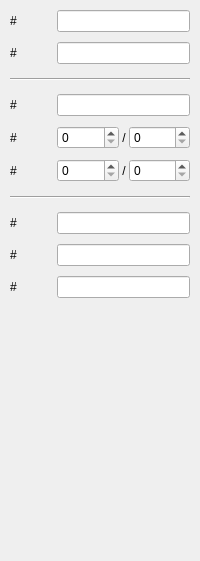
     <widget class="QWidget" name="tab_source">
      <attribute name="title">
       <string>Source</string>
      </attribute>
      <layout class="QGridLayout">
       <property name="margin">
        <number>10</number>
       </property>
       <property name="spacing">
        <number>10</number>
       </property>
       <item row="4" column="0">
        <widget class="QLabel" name="lblCD">
         <property name="text">
          <string>#</string>
         </property>
         <property name="wordWrap">
          <bool>false</bool>
         </property>
        </widget>
       </item>
       <item row="1" column="0">
        <widget class="QLabel" name="lblSourceForm">
         <property name="text">
          <string>#</string>
         </property>
         <property name="wordWrap">
          <bool>false</bool>
         </property>
        </widget>
       </item>
       <item row="0" column="2">
        <widget class="QLineEdit" name="edSource"/>
       </item>
       <item row="5" column="2">
        <layout class="QHBoxLayout">
         <property name="spacing">
          <number>0</number>
         </property>
         <property name="margin">
          <number>0</number>
         </property>
         <item>
          <widget class="KIntSpinBox" name="sbTrack">
           <property name="sizePolicy">
            <sizepolicy hsizetype="MinimumExpanding" vsizetype="Fixed">
             <horstretch>0</horstretch>
             <verstretch>0</verstretch>
            </sizepolicy>
           </property>
          </widget>
         </item>
         <item>
          <widget class="QLabel" name="label_2">
           <property name="sizePolicy">
            <sizepolicy hsizetype="Minimum" vsizetype="Preferred">
             <horstretch>0</horstretch>
             <verstretch>0</verstretch>
            </sizepolicy>
           </property>
           <property name="text">
            <string> / </string>
           </property>
          </widget>
         </item>
         <item>
          <widget class="KIntSpinBox" name="sbTracks">
           <property name="sizePolicy">
            <sizepolicy hsizetype="MinimumExpanding" vsizetype="Fixed">
             <horstretch>0</horstretch>
             <verstretch>0</verstretch>
            </sizepolicy>
           </property>
          </widget>
         </item>
        </layout>
       </item>
       <item row="2" column="0" colspan="3">
        <widget class="QFrame" name="Frame3_3_2_2">
         <property name="minimumSize">
          <size>
           <width>0</width>
           <height>10</height>
          </size>
         </property>
         <property name="frameShape">
          <enum>QFrame::HLine</enum>
         </property>
         <property name="frameShadow">
          <enum>QFrame::Sunken</enum>
         </property>
        </widget>
       </item>
       <item row="4" column="2">
        <layout class="QHBoxLayout">
         <property name="spacing">
          <number>0</number>
         </property>
         <property name="margin">
          <number>0</number>
         </property>
         <item>
          <widget class="KIntSpinBox" name="sbCD">
           <property name="sizePolicy">
            <sizepolicy hsizetype="MinimumExpanding" vsizetype="Fixed">
             <horstretch>0</horstretch>
             <verstretch>0</verstretch>
            </sizepolicy>
           </property>
          </widget>
         </item>
         <item>
          <widget class="QLabel" name="label">
           <property name="sizePolicy">
            <sizepolicy hsizetype="Minimum" vsizetype="Preferred">
             <horstretch>0</horstretch>
             <verstretch>0</verstretch>
            </sizepolicy>
           </property>
           <property name="text">
            <string> / </string>
           </property>
          </widget>
         </item>
         <item>
          <widget class="KIntSpinBox" name="sbCDs">
           <property name="sizePolicy">
            <sizepolicy hsizetype="MinimumExpanding" vsizetype="Fixed">
             <horstretch>0</horstretch>
             <verstretch>0</verstretch>
            </sizepolicy>
           </property>
          </widget>
         </item>
        </layout>
       </item>
       <item row="0" column="1">
        <spacer name="Spacer95_3_3_3_6">
         <property name="orientation">
          <enum>Qt::Vertical</enum>
         </property>
         <property name="sizeType">
          <enum>QSizePolicy::Fixed</enum>
         </property>
         <property name="sizeHint" stdset="0">
          <size>
           <width>20</width>
           <height>20</height>
          </size>
         </property>
        </spacer>
       </item>
       <item row="3" column="0">
        <widget class="QLabel" name="lblAlbum">
         <property name="text">
          <string>#</string>
         </property>
         <property name="wordWrap">
          <bool>false</bool>
         </property>
        </widget>
       </item>
       <item row="0" column="0">
        <widget class="QLabel" name="lblSource">
         <property name="text">
          <string>#</string>
         </property>
         <property name="wordWrap">
          <bool>false</bool>
         </property>
        </widget>
       </item>
       <item row="5" column="0">
        <widget class="QLabel" name="lblTrack">
         <property name="text">
          <string>#</string>
         </property>
         <property name="wordWrap">
          <bool>false</bool>
         </property>
        </widget>
       </item>
       <item row="3" column="2">
        <widget class="QLineEdit" name="edAlbum"/>
       </item>
       <item row="4" column="1">
        <spacer name="Spacer95_3_3_3_7_3">
         <property name="orientation">
          <enum>Qt::Vertical</enum>
         </property>
         <property name="sizeType">
          <enum>QSizePolicy::Fixed</enum>
         </property>
         <property name="sizeHint" stdset="0">
          <size>
           <width>20</width>
           <height>20</height>
          </size>
         </property>
        </spacer>
       </item>
       <item row="3" column="1">
        <spacer name="Spacer95_3_3_3_7_2">
         <property name="orientation">
          <enum>Qt::Vertical</enum>
         </property>
         <property name="sizeType">
          <enum>QSizePolicy::Fixed</enum>
         </property>
         <property name="sizeHint" stdset="0">
          <size>
           <width>20</width>
           <height>20</height>
          </size>
         </property>
        </spacer>
       </item>
       <item row="1" column="2">
        <widget class="QLineEdit" name="edSourceForm"/>
       </item>
       <item row="1" column="1">
        <spacer name="Spacer95_3_3_3_7">
         <property name="orientation">
          <enum>Qt::Vertical</enum>
         </property>
         <property name="sizeType">
          <enum>QSizePolicy::Fixed</enum>
         </property>
         <property name="sizeHint" stdset="0">
          <size>
           <width>20</width>
           <height>20</height>
          </size>
         </property>
        </spacer>
       </item>
       <item row="5" column="1">
        <spacer name="Spacer95_3_3_3_7_4">
         <property name="orientation">
          <enum>Qt::Vertical</enum>
         </property>
         <property name="sizeType">
          <enum>QSizePolicy::Fixed</enum>
         </property>
         <property name="sizeHint" stdset="0">
          <size>
           <width>20</width>
           <height>20</height>
          </size>
         </property>
        </spacer>
       </item>
       <item row="6" column="0" colspan="3">
        <widget class="QFrame" name="Frame3_3_2_2_2">
         <property name="minimumSize">
          <size>
           <width>0</width>
           <height>10</height>
          </size>
         </property>
         <property name="frameShape">
          <enum>QFrame::HLine</enum>
         </property>
         <property name="frameShadow">
          <enum>QFrame::Sunken</enum>
         </property>
        </widget>
       </item>
       <item row="10" column="2">
        <spacer name="Spacer16_3">
         <property name="orientation">
          <enum>Qt::Vertical</enum>
         </property>
         <property name="sizeType">
          <enum>QSizePolicy::Expanding</enum>
         </property>
         <property name="sizeHint" stdset="0">
          <size>
           <width>0</width>
           <height>253</height>
          </size>
         </property>
        </spacer>
       </item>
       <item row="7" column="0">
        <widget class="QLabel" name="lblSoftware">
         <property name="text">
          <string>#</string>
         </property>
         <property name="wordWrap">
          <bool>false</bool>
         </property>
        </widget>
       </item>
       <item row="8" column="0">
        <widget class="QLabel" name="lblEngineer">
         <property name="text">
          <string>#</string>
         </property>
         <property name="wordWrap">
          <bool>false</bool>
         </property>
        </widget>
       </item>
       <item row="7" column="2">
        <widget class="QLineEdit" name="edSoftware"/>
       </item>
       <item row="9" column="1">
        <spacer name="Spacer95_3_3_3_16">
         <property name="orientation">
          <enum>Qt::Vertical</enum>
         </property>
         <property name="sizeType">
          <enum>QSizePolicy::Fixed</enum>
         </property>
         <property name="sizeHint" stdset="0">
          <size>
           <width>20</width>
           <height>20</height>
          </size>
         </property>
        </spacer>
       </item>
       <item row="8" column="2">
        <widget class="QLineEdit" name="edEngineer"/>
       </item>
       <item row="7" column="1">
        <spacer name="Spacer95_3_3_3_13">
         <property name="orientation">
          <enum>Qt::Vertical</enum>
         </property>
         <property name="sizeType">
          <enum>QSizePolicy::Fixed</enum>
         </property>
         <property name="sizeHint" stdset="0">
          <size>
           <width>20</width>
           <height>20</height>
          </size>
         </property>
        </spacer>
       </item>
       <item row="9" column="0">
        <widget class="QLabel" name="lblTechnican">
         <property name="text">
          <string>#</string>
         </property>
         <property name="wordWrap">
          <bool>false</bool>
         </property>
        </widget>
       </item>
       <item row="9" column="2">
        <widget class="QLineEdit" name="edTechnican"/>
       </item>
       <item row="8" column="1">
        <spacer name="Spacer95_3_3_3_9">
         <property name="orientation">
          <enum>Qt::Vertical</enum>
         </property>
         <property name="sizeType">
          <enum>QSizePolicy::Fixed</enum>
         </property>
         <property name="sizeHint" stdset="0">
          <size>
           <width>20</width>
           <height>20</height>
          </size>
         </property>
        </spacer>
       </item>
      </layout>
     </widget>
